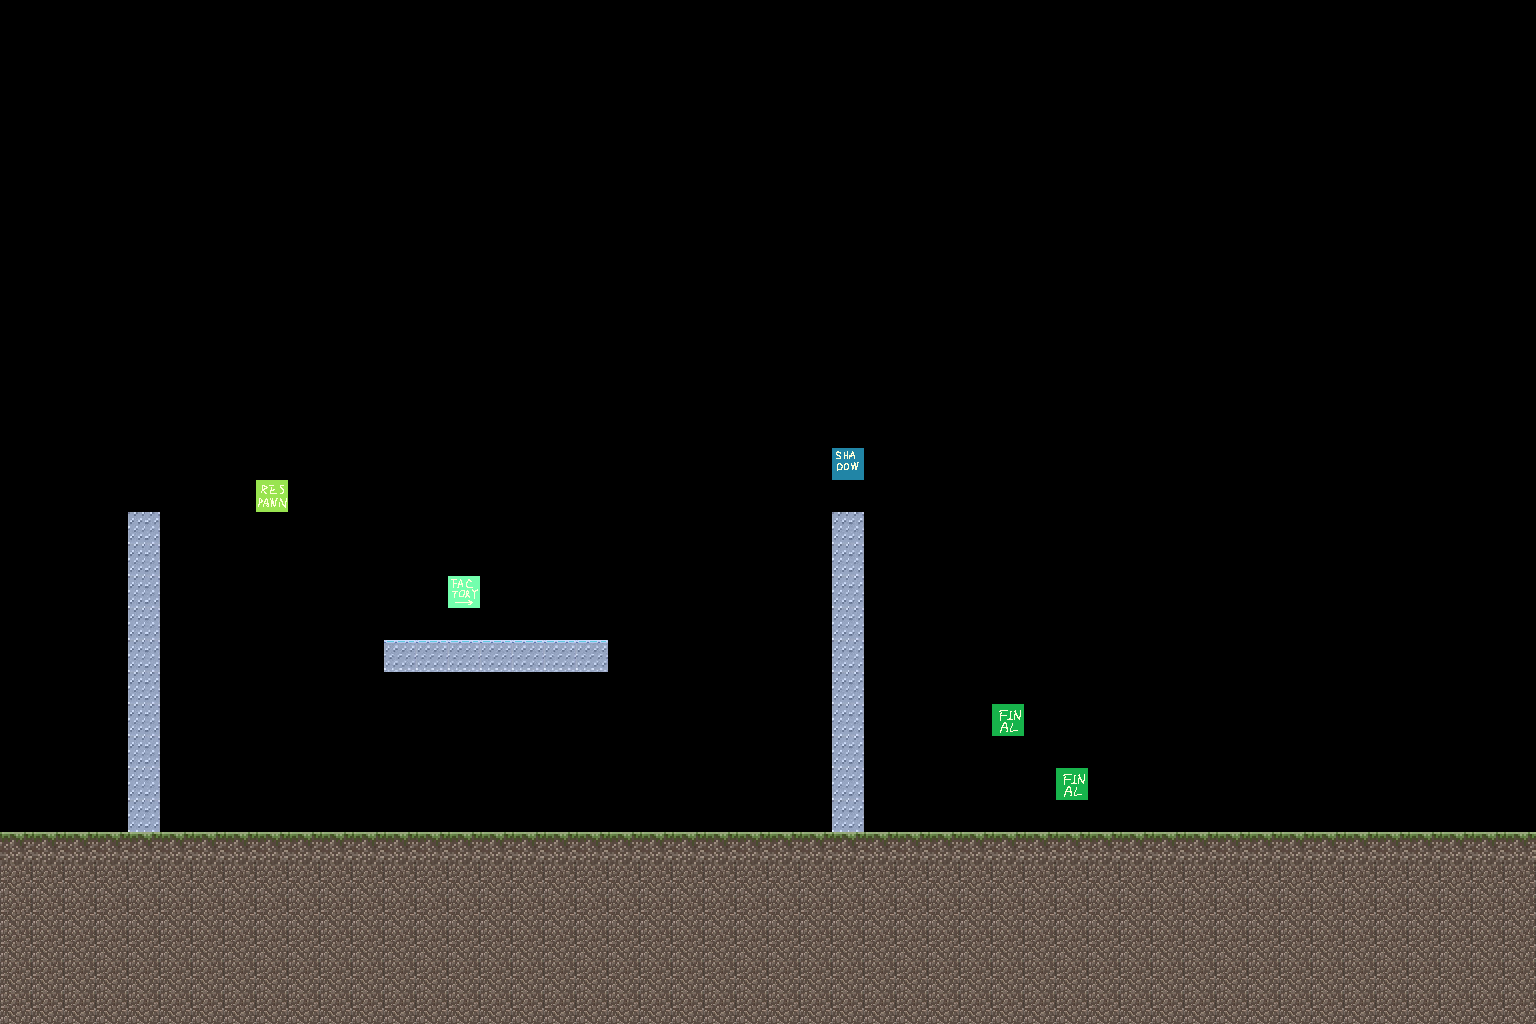

A level layout from a 2D game, rendered from its tile map. Below: a short description, then the map file with its tile-grid data intact:
An orthogonal 48x32 tile map with 32x32 px tiles, 2 tile layers (Wall, Object), 2 tilesets.

<map version="1.10" tiledversion="1.11.2" orientation="orthogonal" renderorder="right-down" width="48" height="32" tilewidth="32" tileheight="32" infinite="0" nextlayerid="4" nextobjectid="1">
 <tileset firstgid="1" source="ExtendedMapSet.tsx" />
 <tileset firstgid="97" source="DefaultMapSet.tsx" />
 <layer id="1" name="Wall" width="48" height="32">
  <data encoding="csv">
0,0,0,0,0,0,0,0,0,0,0,0,0,0,0,0,0,0,0,0,0,0,0,0,0,0,0,0,0,0,0,0,0,0,0,0,0,0,0,0,0,0,0,0,0,0,0,0,
0,0,0,0,0,0,0,0,0,0,0,0,0,0,0,0,0,0,0,0,0,0,0,0,0,0,0,0,0,0,0,0,0,0,0,0,0,0,0,0,0,0,0,0,0,0,0,0,
0,0,0,0,0,0,0,0,0,0,0,0,0,0,0,0,0,0,0,0,0,0,0,0,0,0,0,0,0,0,0,0,0,0,0,0,0,0,0,0,0,0,0,0,0,0,0,0,
0,0,0,0,0,0,0,0,0,0,0,0,0,0,0,0,0,0,0,0,0,0,0,0,0,0,0,0,0,0,0,0,0,0,0,0,0,0,0,0,0,0,0,0,0,0,0,0,
0,0,0,0,0,0,0,0,0,0,0,0,0,0,0,0,0,0,0,0,0,0,0,0,0,0,0,0,0,0,0,0,0,0,0,0,0,0,0,0,0,0,0,0,0,0,0,0,
0,0,0,0,0,0,0,0,0,0,0,0,0,0,0,0,0,0,0,0,0,0,0,0,0,0,0,0,0,0,0,0,0,0,0,0,0,0,0,0,0,0,0,0,0,0,0,0,
0,0,0,0,0,0,0,0,0,0,0,0,0,0,0,0,0,0,0,0,0,0,0,0,0,0,0,0,0,0,0,0,0,0,0,0,0,0,0,0,0,0,0,0,0,0,0,0,
0,0,0,0,0,0,0,0,0,0,0,0,0,0,0,0,0,0,0,0,0,0,0,0,0,0,0,0,0,0,0,0,0,0,0,0,0,0,0,0,0,0,0,0,0,0,0,0,
0,0,0,0,0,0,0,0,0,0,0,0,0,0,0,0,0,0,0,0,0,0,0,0,0,0,0,0,0,0,0,0,0,0,0,0,0,0,0,0,0,0,0,0,0,0,0,0,
0,0,0,0,0,0,0,0,0,0,0,0,0,0,0,0,0,0,0,0,0,0,0,0,0,0,0,0,0,0,0,0,0,0,0,0,0,0,0,0,0,0,0,0,0,0,0,0,
0,0,0,0,0,0,0,0,0,0,0,0,0,0,0,0,0,0,0,0,0,0,0,0,0,0,0,0,0,0,0,0,0,0,0,0,0,0,0,0,0,0,0,0,0,0,0,0,
0,0,0,0,0,0,0,0,0,0,0,0,0,0,0,0,0,0,0,0,0,0,0,0,0,0,0,0,0,0,0,0,0,0,0,0,0,0,0,0,0,0,0,0,0,0,0,0,
0,0,0,0,0,0,0,0,0,0,0,0,0,0,0,0,0,0,0,0,0,0,0,0,0,0,0,0,0,0,0,0,0,0,0,0,0,0,0,0,0,0,0,0,0,0,0,0,
0,0,0,0,0,0,0,0,0,0,0,0,0,0,0,0,0,0,0,0,0,0,0,0,0,0,0,0,0,0,0,0,0,0,0,0,0,0,0,0,0,0,0,0,0,0,0,0,
0,0,0,0,0,0,0,0,0,0,0,0,0,0,0,0,0,0,0,0,0,0,0,0,0,0,0,0,0,0,0,0,0,0,0,0,0,0,0,0,0,0,0,0,0,0,0,0,
0,0,0,0,0,0,0,0,0,0,0,0,0,0,0,0,0,0,0,0,0,0,0,0,0,0,0,0,0,0,0,0,0,0,0,0,0,0,0,0,0,0,0,0,0,0,0,0,
0,0,0,0,3,0,0,0,0,0,0,0,0,0,0,0,0,0,0,0,0,0,0,0,0,0,3,0,0,0,0,0,0,0,0,0,0,0,0,0,0,0,0,0,0,0,0,0,
0,0,0,0,3,0,0,0,0,0,0,0,0,0,0,0,0,0,0,0,0,0,0,0,0,0,3,0,0,0,0,0,0,0,0,0,0,0,0,0,0,0,0,0,0,0,0,0,
0,0,0,0,3,0,0,0,0,0,0,0,0,0,0,0,0,0,0,0,0,0,0,0,0,0,3,0,0,0,0,0,0,0,0,0,0,0,0,0,0,0,0,0,0,0,0,0,
0,0,0,0,3,0,0,0,0,0,0,0,0,0,0,0,0,0,0,0,0,0,0,0,0,0,3,0,0,0,0,0,0,0,0,0,0,0,0,0,0,0,0,0,0,0,0,0,
0,0,0,0,3,0,0,0,0,0,0,0,4,4,4,4,4,4,4,0,0,0,0,0,0,0,3,0,0,0,0,0,0,0,0,0,0,0,0,0,0,0,0,0,0,0,0,0,
0,0,0,0,3,0,0,0,0,0,0,0,0,0,0,0,0,0,0,0,0,0,0,0,0,0,3,0,0,0,0,0,0,0,0,0,0,0,0,0,0,0,0,0,0,0,0,0,
0,0,0,0,3,0,0,0,0,0,0,0,0,0,0,0,0,0,0,0,0,0,0,0,0,0,3,0,0,0,0,0,0,0,0,0,0,0,0,0,0,0,0,0,0,0,0,0,
0,0,0,0,3,0,0,0,0,0,0,0,0,0,0,0,0,0,0,0,0,0,0,0,0,0,3,0,0,0,0,0,0,0,0,0,0,0,0,0,0,0,0,0,0,0,0,0,
0,0,0,0,3,0,0,0,0,0,0,0,0,0,0,0,0,0,0,0,0,0,0,0,0,0,3,0,0,0,0,0,0,0,0,0,0,0,0,0,0,0,0,0,0,0,0,0,
0,0,0,0,3,0,0,0,0,0,0,0,0,0,0,0,0,0,0,0,0,0,0,0,0,0,3,0,0,0,0,0,0,0,0,0,0,0,0,0,0,0,0,0,0,0,0,0,
1,1,1,1,1,1,1,1,1,1,1,1,1,1,1,1,1,1,1,1,1,1,1,1,1,1,1,1,1,1,1,1,1,1,1,1,1,1,1,1,1,1,1,1,1,1,1,1,
2,2,2,2,2,2,2,2,2,2,2,2,2,2,2,2,2,2,2,2,2,2,2,2,2,2,2,2,2,2,2,2,2,2,2,2,2,2,2,2,2,2,2,2,2,2,2,2,
2,2,2,2,2,2,2,2,2,2,2,2,2,2,2,2,2,2,2,2,2,2,2,2,2,2,2,2,2,2,2,2,2,2,2,2,2,2,2,2,2,2,2,2,2,2,2,2,
2,2,2,2,2,2,2,2,2,2,2,2,2,2,2,2,2,2,2,2,2,2,2,2,2,2,2,2,2,2,2,2,2,2,2,2,2,2,2,2,2,2,2,2,2,2,2,2,
2,2,2,2,2,2,2,2,2,2,2,2,2,2,2,2,2,2,2,2,2,2,2,2,2,2,2,2,2,2,2,2,2,2,2,2,2,2,2,2,2,2,2,2,2,2,2,2,
2,2,2,2,2,2,2,2,2,2,2,2,2,2,2,2,2,2,2,2,2,2,2,2,2,2,2,2,2,2,2,2,2,2,2,2,2,2,2,2,2,2,2,2,2,2,2,2
</data>
 </layer>
 <layer id="3" name="Object" width="48" height="32" offsetx="0.333333" offsety="-0.33333">
  <data encoding="csv">
0,0,0,0,0,0,0,0,0,0,0,0,0,0,0,0,0,0,0,0,0,0,0,0,0,0,0,0,0,0,0,0,0,0,0,0,0,0,0,0,0,0,0,0,0,0,0,0,
0,0,0,0,0,0,0,0,0,0,0,0,0,0,0,0,0,0,0,0,0,0,0,0,0,0,0,0,0,0,0,0,0,0,0,0,0,0,0,0,0,0,0,0,0,0,0,0,
0,0,0,0,0,0,0,0,0,0,0,0,0,0,0,0,0,0,0,0,0,0,0,0,0,0,0,0,0,0,0,0,0,0,0,0,0,0,0,0,0,0,0,0,0,0,0,0,
0,0,0,0,0,0,0,0,0,0,0,0,0,0,0,0,0,0,0,0,0,0,0,0,0,0,0,0,0,0,0,0,0,0,0,0,0,0,0,0,0,0,0,0,0,0,0,0,
0,0,0,0,0,0,0,0,0,0,0,0,0,0,0,0,0,0,0,0,0,0,0,0,0,0,0,0,0,0,0,0,0,0,0,0,0,0,0,0,0,0,0,0,0,0,0,0,
0,0,0,0,0,0,0,0,0,0,0,0,0,0,0,0,0,0,0,0,0,0,0,0,0,0,0,0,0,0,0,0,0,0,0,0,0,0,0,0,0,0,0,0,0,0,0,0,
0,0,0,0,0,0,0,0,0,0,0,0,0,0,0,0,0,0,0,0,0,0,0,0,0,0,0,0,0,0,0,0,0,0,0,0,0,0,0,0,0,0,0,0,0,0,0,0,
0,0,0,0,0,0,0,0,0,0,0,0,0,0,0,0,0,0,0,0,0,0,0,0,0,0,0,0,0,0,0,0,0,0,0,0,0,0,0,0,0,0,0,0,0,0,0,0,
0,0,0,0,0,0,0,0,0,0,0,0,0,0,0,0,0,0,0,0,0,0,0,0,0,0,0,0,0,0,0,0,0,0,0,0,0,0,0,0,0,0,0,0,0,0,0,0,
0,0,0,0,0,0,0,0,0,0,0,0,0,0,0,0,0,0,0,0,0,0,0,0,0,0,0,0,0,0,0,0,0,0,0,0,0,0,0,0,0,0,0,0,0,0,0,0,
0,0,0,0,0,0,0,0,0,0,0,0,0,0,0,0,0,0,0,0,0,0,0,0,0,0,0,0,0,0,0,0,0,0,0,0,0,0,0,0,0,0,0,0,0,0,0,0,
0,0,0,0,0,0,0,0,0,0,0,0,0,0,0,0,0,0,0,0,0,0,0,0,0,0,0,0,0,0,0,0,0,0,0,0,0,0,0,0,0,0,0,0,0,0,0,0,
0,0,0,0,0,0,0,0,0,0,0,0,0,0,0,0,0,0,0,0,0,0,0,0,0,0,0,0,0,0,0,0,0,0,0,0,0,0,0,0,0,0,0,0,0,0,0,0,
0,0,0,0,0,0,0,0,0,0,0,0,0,0,0,0,0,0,0,0,0,0,0,0,0,0,0,0,0,0,0,0,0,0,0,0,0,0,0,0,0,0,0,0,0,0,0,0,
0,0,0,0,0,0,0,0,0,0,0,0,0,0,0,0,0,0,0,0,0,0,0,0,0,0,22,0,0,0,0,0,0,0,0,0,0,0,0,0,0,0,0,0,0,0,0,0,
0,0,0,0,0,0,0,0,21,0,0,0,0,0,0,0,0,0,0,0,0,0,0,0,0,0,0,0,0,0,0,0,0,0,0,0,0,0,0,0,0,0,0,0,0,0,0,0,
0,0,0,0,0,0,0,0,0,0,0,0,0,0,0,0,0,0,0,0,0,0,0,0,0,0,0,0,0,0,0,0,0,0,0,0,0,0,0,0,0,0,0,0,0,0,0,0,
0,0,0,0,0,0,0,0,0,0,0,0,0,0,0,0,0,0,0,0,0,0,0,0,0,0,0,0,0,0,0,0,0,0,0,0,0,0,0,0,0,0,0,0,0,0,0,0,
0,0,0,0,0,0,0,0,0,0,0,0,0,0,19,0,0,0,0,0,0,0,0,0,0,0,0,0,0,0,0,0,0,0,0,0,0,0,0,0,0,0,0,0,0,0,0,0,
0,0,0,0,0,0,0,0,0,0,0,0,0,0,0,0,0,0,0,0,0,0,0,0,0,0,0,0,0,0,0,0,0,0,0,0,0,0,0,0,0,0,0,0,0,0,0,0,
0,0,0,0,0,0,0,0,0,0,0,0,0,0,0,0,0,0,0,0,0,0,0,0,0,0,0,0,0,0,0,0,0,0,0,0,0,0,0,0,0,0,0,0,0,0,0,0,
0,0,0,0,0,0,0,0,0,0,0,0,0,0,0,0,0,0,0,0,0,0,0,0,0,0,0,0,0,0,0,0,0,0,0,0,0,0,0,0,0,0,0,0,0,0,0,0,
0,0,0,0,0,0,0,0,0,0,0,0,0,0,0,0,0,0,0,0,0,0,0,0,0,0,0,0,0,0,0,29,0,0,0,0,0,0,0,0,0,0,0,0,0,0,0,0,
0,0,0,0,0,0,0,0,0,0,0,0,0,0,0,0,0,0,0,0,0,0,0,0,0,0,0,0,0,0,0,0,0,0,0,0,0,0,0,0,0,0,0,0,0,0,0,0,
0,0,0,0,0,0,0,0,0,0,0,0,0,0,0,0,0,0,0,0,0,0,0,0,0,0,0,0,0,0,0,0,0,29,0,0,0,0,0,0,0,0,0,0,0,0,0,0,
0,0,0,0,0,0,0,0,0,0,0,0,0,0,0,0,0,0,0,0,0,0,0,0,0,0,0,0,0,0,0,0,0,0,0,0,0,0,0,0,0,0,0,0,0,0,0,0,
0,0,0,0,0,0,0,0,0,0,0,0,0,0,0,0,0,0,0,0,0,0,0,0,0,0,0,0,0,0,0,0,0,0,0,0,0,0,0,0,0,0,0,0,0,0,0,0,
0,0,0,0,0,0,0,0,0,0,0,0,0,0,0,0,0,0,0,0,0,0,0,0,0,0,0,0,0,0,0,0,0,0,0,0,0,0,0,0,0,0,0,0,0,0,0,0,
0,0,0,0,0,0,0,0,0,0,0,0,0,0,0,0,0,0,0,0,0,0,0,0,0,0,0,0,0,0,0,0,0,0,0,0,0,0,0,0,0,0,0,0,0,0,0,0,
0,0,0,0,0,0,0,0,0,0,0,0,0,0,0,0,0,0,0,0,0,0,0,0,0,0,0,0,0,0,0,0,0,0,0,0,0,0,0,0,0,0,0,0,0,0,0,0,
0,0,0,0,0,0,0,0,0,0,0,0,0,0,0,0,0,0,0,0,0,0,0,0,0,0,0,0,0,0,0,0,0,0,0,0,0,0,0,0,0,0,0,0,0,0,0,0,
0,0,0,0,0,0,0,0,0,0,0,0,0,0,0,0,0,0,0,0,0,0,0,0,0,0,0,0,0,0,0,0,0,0,0,0,0,0,0,0,0,0,0,0,0,0,0,0
</data>
 </layer>
</map>
